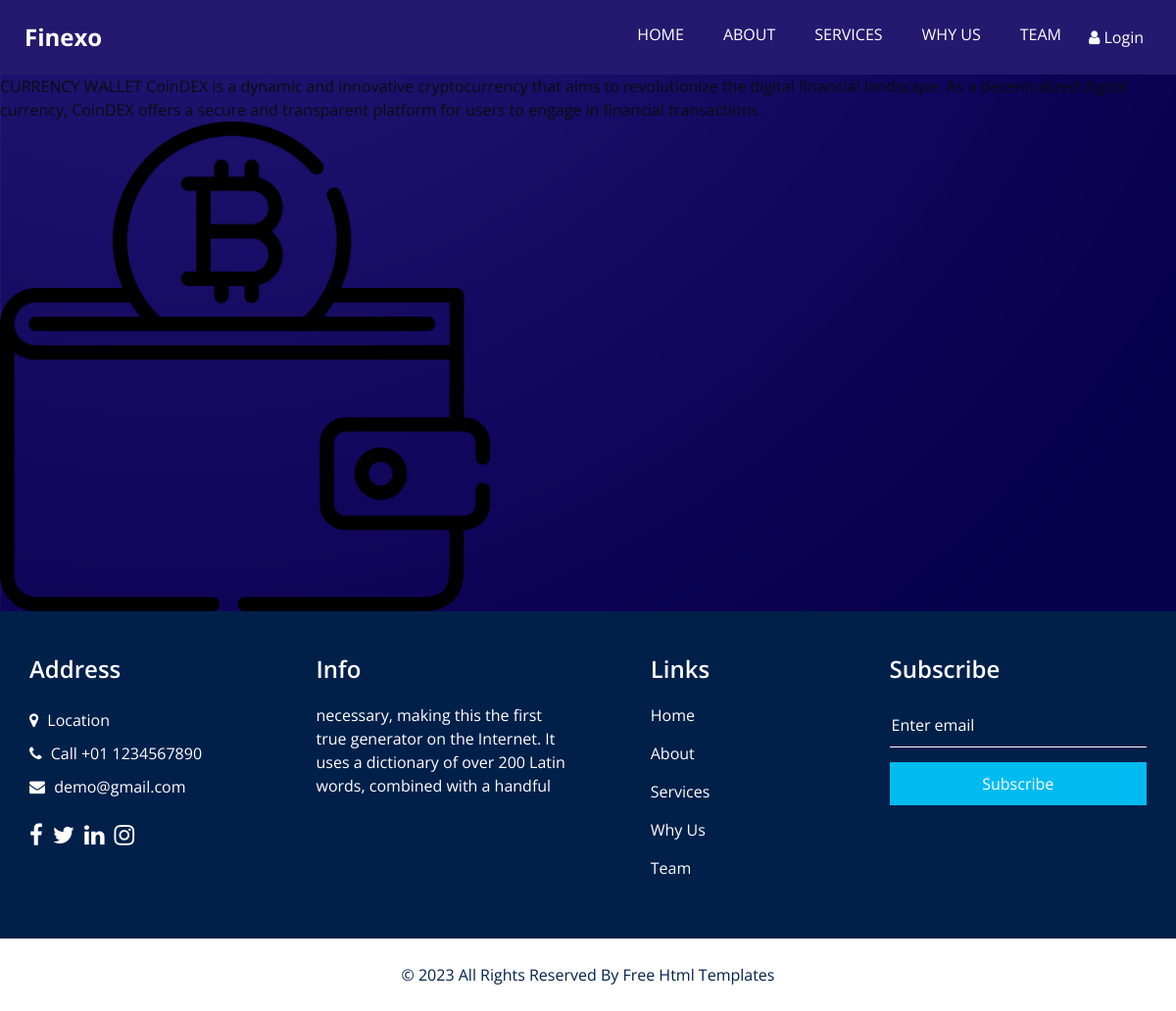
Screenshot of /services/serice-11-crypto/ with the database file from the repository.
### app1/models.py (models this page shows, shortened)
class Services(models.Model):
    title = models.CharField(max_length=300)
    text = models.TextField(max_length=300)
    slug = models.CharField(max_length=300)
    image = models.ImageField(upload_to="service/")
    objects = models.Manager()

### app1/views.py (the view)
# urls.py: path("services/<slug:slug>/", SingleView, name="single"),
def SingleView(req, slug):
    service = get_object_or_404(Services, slug=slug)
    context = {"service": service}
    return render(req, "single.pg.html", context)

### templates/single.pg.html (shortened to what this page needs)
{% extends 'base.html' %}
{% load static %}
{% block content %}
{{ service.title }}
{{service.text}}
<img src="{{service.image.url}}" style="width: 500px;" alt="">
{% endblock content %}

### static/css/style.css (style rules this page uses)
body { font-family: "Open Sans", sans-serif; color: #0c0c0c; background-color: #ffffff; overflow-x: hidden; }

### templates/base.html (style rules this page uses)
body { font-family: "Open Sans", sans-serif; color: #0c0c0c; background-color: #ffffff; overflow-x: hidden; }

### rows the page displays
Services: title "CURRENCY WALLET", text "CoinDEX is a dynamic and innovative cryptocurrency that aims to revolutionize the digital financial landscape. As a decentralized digital currency, CoinDEX offers a secure and transparent platform for users to engage in financial transactions.", image (picture)
